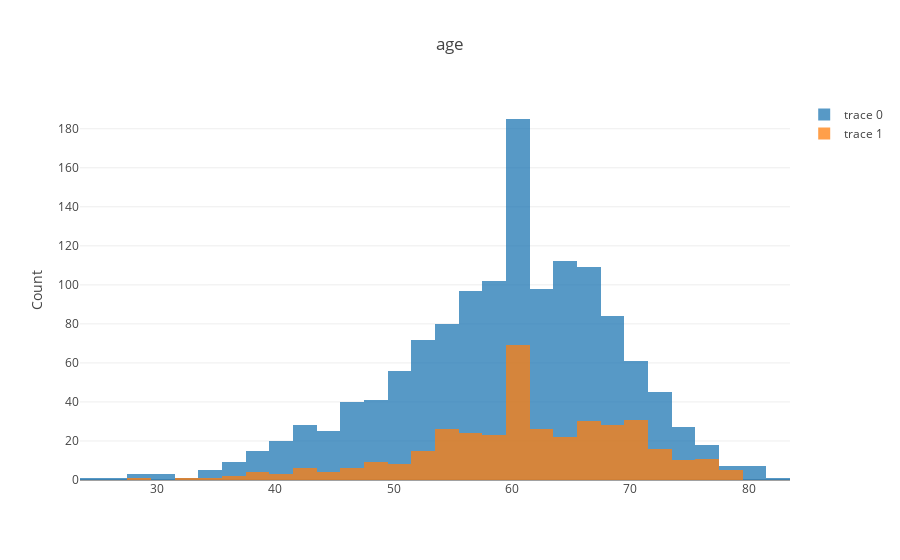

Notebook code for this chart:
### Code cell
plotBarCat(df_fill_na,'age','target_label')

### Figure 1 — Plotly figure (JSON) as saved in the notebook; plotly's stock layout.template omitted (floating-point values rounded to 4 significant figures; data arrays with more than 128 entries replaced by an {"elided": "..."} marker saying what was removed)
{"data": [{"opacity": 0.75, "type": "histogram", "x": {"elided": "1353 int values"}}, {"opacity": 0.75, "type": "histogram", "x": {"elided": "381 int values"}}], "layout": {"barmode": "overlay", "title": "age", "yaxis": {"title": "Count"}}}
